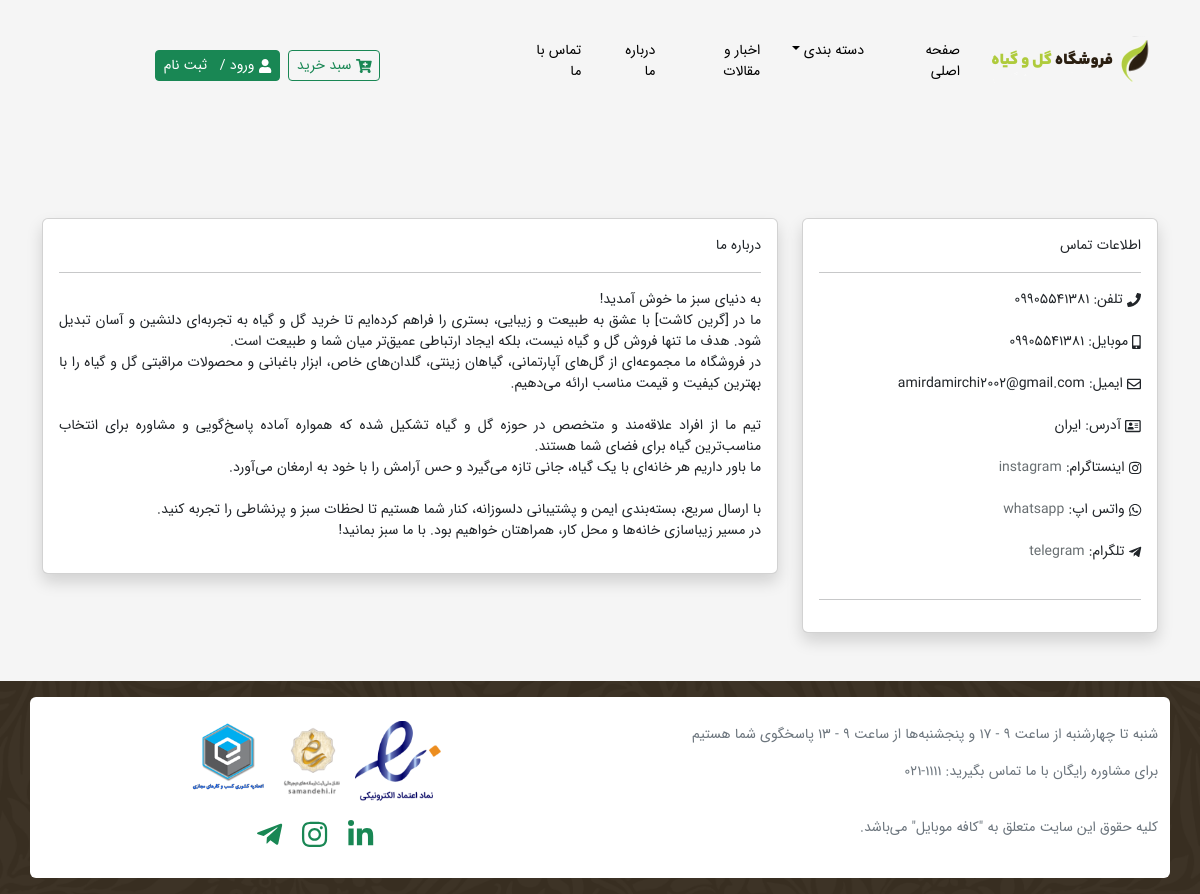
The page /aboutus.php on the database its author committed.
### tables this page shows
CREATE TABLE `information` (
  `id` int(10) UNSIGNED NOT NULL,
  `tel` varchar(255) DEFAULT NULL,
  `mobile` varchar(255) DEFAULT NULL,
  `email` varchar(255) DEFAULT NULL,
  `address` varchar(255) DEFAULT NULL,
  `whatsapp` varchar(255) DEFAULT NULL,
  `instagram` varchar(255) DEFAULT NULL,
  `telegram` varchar(255) DEFAULT NULL
);

CREATE TABLE `aboutus` (
  `title` varchar(255) NOT NULL,
  `content` text NOT NULL
);

### aboutus.php (the view, shortened to what this page needs)
<?php
include('includes/header.php');
$info = $conn->query("SELECT * FROM `information`");
$rows = $info->fetch();
$about = $conn->query("SELECT * FROM `aboutus`");
$arow = $about->fetch();
?>
<main>
    <div class="container">
        <div class="row py-5">
        </div>
        <div class="row pb-5 text-right">
            <div class="col-md-4">
                <div class="card shadow ">
                    <div class="card-body">
                        <span class="font-weight-bold">اطلاعات تماس</span>
                        <hr>
                        <div class="menu-user">
                            <ul class="px-0">
                                <li><i class="fas fa-phone ml-3"></i> تلفن: <?=$rows['tel']?></li>
                                <br>
                                <li><i class="fas fa-mobile-alt ml-3"></i> موبایل: <?=$rows['mobile']?></li>
                                <br>
                                <li><i class="far fa-envelope ml-3"></i> ایمیل: <?=$rows['email']?></li>
                                <br>
                                <li><i class="far fa-address-card ml-3"></i> آدرس: <?=$rows['address']?></li>
                                <br>
                                <li><i class="fab fa-instagram ml-3"></i> اینستاگرام: <a href="https://instagram.com/<?=$rows['instagram']?>"><?=$rows['instagram']?></a></li>
                                <br>
                                <li><i class="fab fa-whatsapp ml-3"></i> واتس اپ: <a href="https://wa.me/<?=$rows['whatsapp']?>"><?=$rows['whatsapp']?></a></li>
                                <br>
                                <li><i class="fab fa-telegram-plane ml-3"></i> تلگرام: <a href="https://t.me/<?=$rows['telegram']?>"><?=$rows['telegram']?></a></li>
                                <br>
                            </ul>
                            <hr>
                        </div>
                    </div>
                </div>
            </div>
            <div class="col-md-8">
                <div class="card shadow">
                    <div class="card-body">
                        <span class="text-right font-weight-bold"><?=$arow['title']?></span>
                        <hr>
                        <p class="text-justify-custom"><?=nl2br($arow['content'])?></p>
                    </div>
                </div>
            </div>
        </div>
    </div>
</main>
<?php include('includes/footer.php'); ?>

### css/style.css (style rules this page uses)
body { direction: rtl; padding: 0; margin: 0; font-family: 'IRANSansWeb'; font-size: 14px; color: #333333; background:#F5F5F5; }
a,a:hover,a:focus,figure,figure:hover,figcaption,i,i:hover,img,i { text-decoration: none; transition: all 0.3s; -webkit-transition: all 0.3s; -moz-transition: all 0.3s; -o-transition: all 0.3s; }
.svg-inline--fa { vertical-align:-4px !important; }
.menu-user ul { list-style: none; }
.menu-user a { color: #686e71; }
.text-justify-custom { text-align: justify; }

### rows shown on the page
information: tel "09905541381", mobile "09905541381", email "amirdamirchi2002@gmail.com", address "ایران", instagram "instagram", whatsapp "whatsapp", telegram "telegram"
aboutus: title "درباره ما", content "به دنیای سبز ما خوش آمدید! ما در [گرین کاشت] با عشق به طبیعت و زیبایی، بستری را فراهم کرده‌ایم تا خرید گل و گیاه به تجربه‌ای دلنشین و آسان تبدیل شود. هدف ما تنها فروش گل و گیاه نیست، بلکه ایجاد ارتباطی عمیق‌تر میان شما و طبیعت است. در فروشگاه ما مجموعه‌ای از گل‌های آپارتمانی، گیاهان زینتی، گلدان‌های خاص، ابزار باغبانی و محصولات مراقبتی گل و گیاه را با بهترین کیفیت و قیمت مناسب ارائه می‌دهیم. تیم ما از افراد علاقه‌مند و متخصص در حوزه گل و گیاه تشکیل شده که همواره آماده پاسخ‌گویی و مشاوره برای انتخاب مناسب‌ترین گیاه برای فضای شما هستند. ما باور داریم هر خانه‌ای با یک گیاه، جانی تازه می‌گیرد و حس آرامش را با خود به ارمغان می‌آورد. با ارسال سریع، بسته‌بندی ایمن و پشتیبانی دلسوزانه، کنار شما…"
